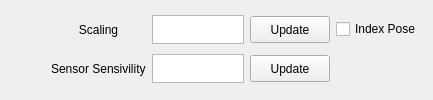
            <widget class="QWidget" name="f_pos_page">
             <layout class="QHBoxLayout" name="horizontalLayout_5">
              <item>
               <layout class="QGridLayout" name="f_pos_gridLayout">
                <item row="1" column="3">
                 <widget class="QPushButton" name="update_sens_k_pushButton">
                  <property name="minimumSize">
                   <size>
                    <width>0</width>
                    <height>27</height>
                   </size>
                  </property>
                  <property name="maximumSize">
                   <size>
                    <width>16777215</width>
                    <height>27</height>
                   </size>
                  </property>
                  <property name="text">
                   <string>Update</string>
                  </property>
                 </widget>
                </item>
                <item row="1" column="2">
                 <widget class="QPlainTextEdit" name="sens_k_plainTextEdit">
                  <property name="minimumSize">
                   <size>
                    <width>92</width>
                    <height>29</height>
                   </size>
                  </property>
                  <property name="maximumSize">
                   <size>
                    <width>92</width>
                    <height>29</height>
                   </size>
                  </property>
                 </widget>
                </item>
                <item row="1" column="0">
                 <spacer name="horizontalSpacer_8">
                  <property name="orientation">
                   <enum>Qt::Horizontal</enum>
                  </property>
                  <property name="sizeHint" stdset="0">
                   <size>
                    <width>40</width>
                    <height>20</height>
                   </size>
                  </property>
                 </spacer>
                </item>
                <item row="1" column="4">
                 <spacer name="horizontalSpacer_9">
                  <property name="orientation">
                   <enum>Qt::Horizontal</enum>
                  </property>
                  <property name="sizeHint" stdset="0">
                   <size>
                    <width>40</width>
                    <height>20</height>
                   </size>
                  </property>
                 </spacer>
                </item>
                <item row="1" column="1">
                 <widget class="QLabel" name="label_23">
                  <property name="minimumSize">
                   <size>
                    <width>0</width>
                    <height>29</height>
                   </size>
                  </property>
                  <property name="maximumSize">
                   <size>
                    <width>16777215</width>
                    <height>29</height>
                   </size>
                  </property>
                  <property name="text">
                   <string>Sensor Sensivility</string>
                  </property>
                 </widget>
                </item>
                <item row="0" column="1">
                 <widget class="QLabel" name="label_26">
                  <property name="minimumSize">
                   <size>
                    <width>0</width>
                    <height>29</height>
                   </size>
                  </property>
                  <property name="maximumSize">
                   <size>
                    <width>16777215</width>
                    <height>29</height>
                   </size>
                  </property>
                  <property name="text">
                   <string>Scaling</string>
                  </property>
                  <property name="alignment">
                   <set>Qt::AlignCenter</set>
                  </property>
                 </widget>
                </item>
                <item row="0" column="2">
                 <widget class="QPlainTextEdit" name="scale_k_plainTextEdit">
                  <property name="minimumSize">
                   <size>
                    <width>92</width>
                    <height>29</height>
                   </size>
                  </property>
                  <property name="maximumSize">
                   <size>
                    <width>92</width>
                    <height>29</height>
                   </size>
                  </property>
                 </widget>
                </item>
                <item row="0" column="4">
                 <widget class="QCheckBox" name="idx_pose_checkBox">
                  <property name="text">
                   <string>Index Pose</string>
                  </property>
                 </widget>
                </item>
                <item row="0" column="3">
                 <widget class="QPushButton" name="update_scale_k_pushButton">
                  <property name="minimumSize">
                   <size>
                    <width>0</width>
                    <height>27</height>
                   </size>
                  </property>
                  <property name="maximumSize">
                   <size>
                    <width>16777215</width>
                    <height>27</height>
                   </size>
                  </property>
                  <property name="text">
                   <string>Update</string>
                  </property>
                 </widget>
                </item>
               </layout>
              </item>
             </layout>
            </widget>
